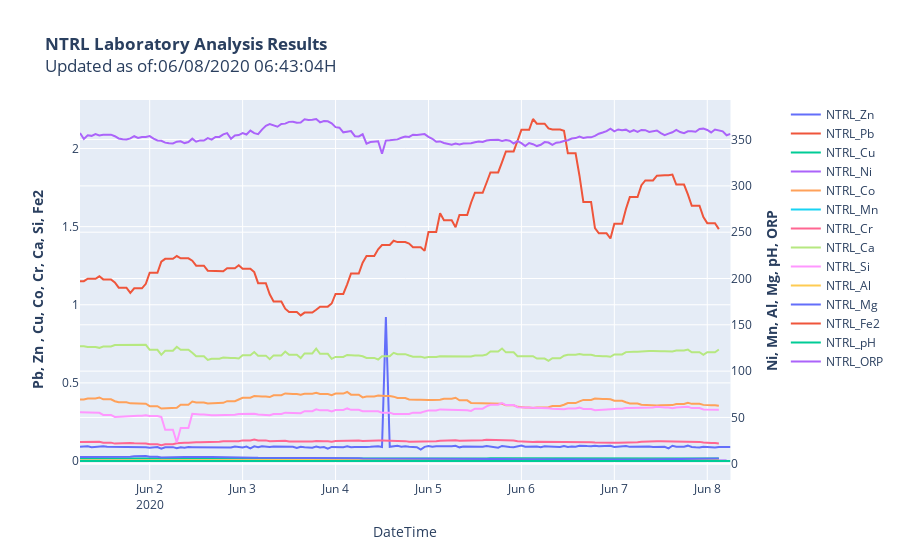
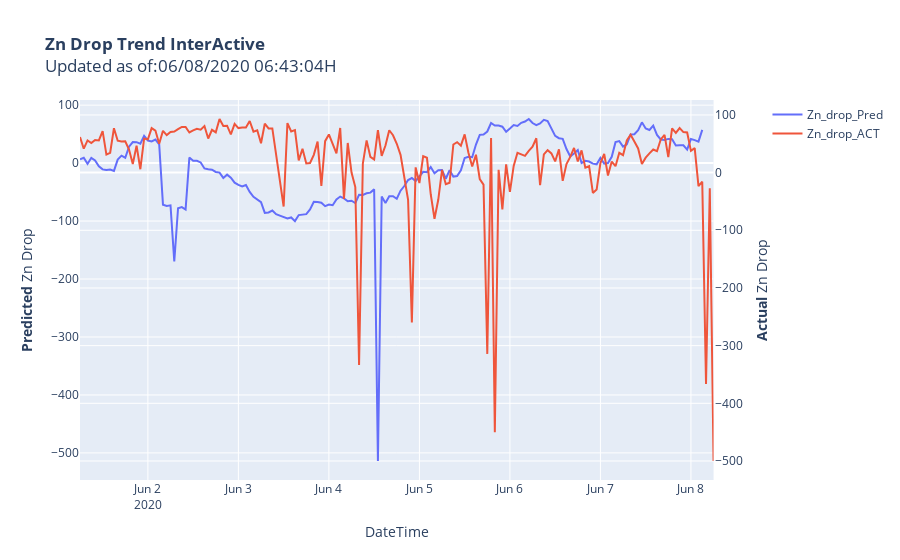
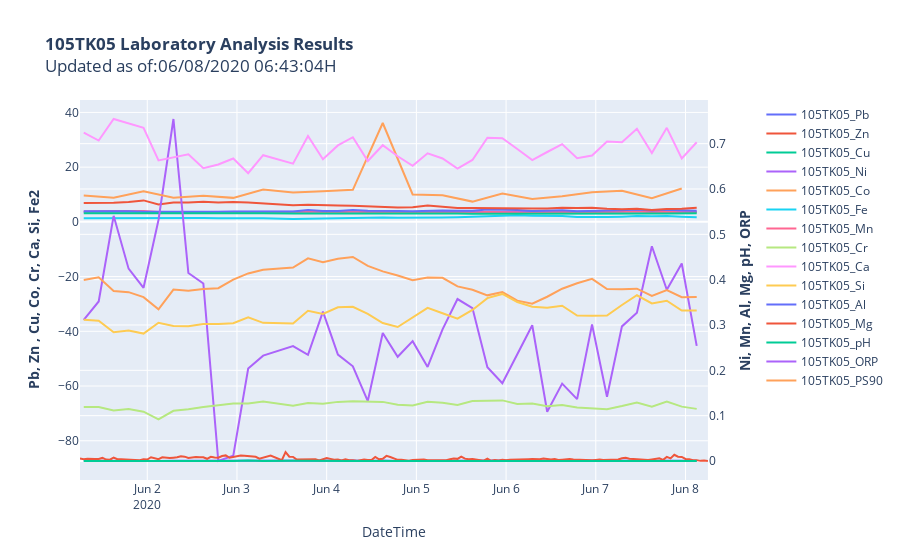

Write notebook code for charts like these, in order.
### Code cell
#fcn dfn
import plotly.graph_objects as go
from plotly.subplots import make_subplots
# Create figure with secondary y-axis

fig = make_subplots(specs=[[{"secondary_y": True}]])
# fig Add traces to fig
fig.add_trace(go.Scatter(x=y_Zn_ntrl.index, y=y_Zn_ntrl, name="NTRL_Zn"), secondary_y=False,)
fig.add_trace(go.Scatter(x=y_Pb_ntrl.index, y=y_Pb_ntrl, name="NTRL_Pb"), secondary_y=False,)
fig.add_trace(go.Scatter(x=y_Cu_ntrl.index, y=y_Cu_ntrl, name="NTRL_Cu"), secondary_y=False,)
fig.add_trace(go.Scatter(x=y_Ni_ntrl.index, y=y_Ni_ntrl, name="NTRL_Ni"), secondary_y=True,)
fig.add_trace(go.Scatter(x=y_Co_ntrl.index, y=y_Co_ntrl, name="NTRL_Co"), secondary_y=False,)
fig.add_trace(go.Scatter(x=y_Mn_ntrl.index, y=y_Mn_ntrl, name="NTRL_Mn"), secondary_y=True,)
fig.add_trace(go.Scatter(x=y_Cr_ntrl.index, y=y_Cr_ntrl, name="NTRL_Cr"), secondary_y=False,)
fig.add_trace(go.Scatter(x=y_Ca_ntrl.index, y=y_Ca_ntrl, name="NTRL_Ca"), secondary_y=False,)
fig.add_trace(go.Scatter(x=y_Si_ntrl.index, y=y_Si_ntrl, name="NTRL_Si"), secondary_y=False,)
fig.add_trace(go.Scatter(x=y_Al_ntrl.index, y=y_Al_ntrl, name="NTRL_Al"), secondary_y=True,)
fig.add_trace(go.Scatter(x=y_Mg_ntrl.index, y=y_Mg_ntrl, name="NTRL_Mg"), secondary_y=True,)
fig.add_trace(go.Scatter(x=y_Fe2_ntrl.index, y=y_Fe2_ntrl, name="NTRL_Fe2"), secondary_y=False,)
fig.add_trace(go.Scatter(x=y_pH_ntrl.index, y=y_pH_ntrl, name="NTRL_pH"), secondary_y=True,)
fig.add_trace(go.Scatter(x=y_ORP_ntrl.index, y=y_ORP_ntrl, name="NTRL_ORP"), secondary_y=True,)

#title_plot = 'Zn Drop Trend InterActive \n' + '\n Updated as of: ' + str(datetime.datetime.now())
t = datetime.datetime.now()
title_plot = "<b>NTRL Laboratory Analysis Results</b>" + '<br>' + 'Updated as of:' + str(t.strftime("%m/%d/%Y %H:%M:%S"))+'H'
# Add figure title
fig.update_layout(title_text=title_plot)
# Set x-axis title
fig.update_xaxes(title_text="DateTime")
# Set y-axes titles
fig.update_yaxes(title_text="<b>Pb, Zn , Cu, Co, Cr, Ca, Si, Fe2</b>", secondary_y=False)
fig.update_yaxes(title_text="<b>Ni, Mn, Al, Mg, pH, ORP</b>", secondary_y=True)
fig.show()

#-------fig2-------
fig2 = make_subplots(specs=[[{"secondary_y": True}]])
# fig2 Add traces
fig2.add_trace(go.Scatter(x=y.index, y=y, name="Zn_drop_Pred"), secondary_y=False,)
fig2.add_trace(go.Scatter(x=MS_y.index, y=MS_y, name="Zn_drop_ACT"),secondary_y=True,)
title_plot2 = "<b>Zn Drop Trend InterActive</b>" + '<br>' + 'Updated as of:' + str(t.strftime("%m/%d/%Y %H:%M:%S"))+'H'
fig2.update_layout(title_text=title_plot2) # Adds figure title
fig2.update_xaxes(title_text="DateTime") # Set x-axis title
fig2.update_yaxes(title_text="<b>Predicted</b> Zn Drop", secondary_y=False) # Set y-axes titles primary axis
fig2.update_yaxes(title_text="<b>Actual</b> Zn Drop", secondary_y=True)    # Set y-axes titles secondary axis
fig2.show()
#----------------
#------fig3------
fig3 = make_subplots(specs=[[{"secondary_y": True}]])
# fig3 Add traces to fig
#---example of how the add_trace syntax looks like
#fig3.add_trace(go.Scatter(x=DeZn_TK05_Pb_df.index, y=DeZn_TK05_Pb_df['105TK05_Pb'], name="105TK05_Pb"), secondary_y=True,)

generate_add_trace(fig3, DeZn_TK05_Pb_df, True)
generate_add_trace(fig3, DeZn_TK05_Zn_df, True)
generate_add_trace(fig3, DeZn_TK05_Cu_df, True)
generate_add_trace(fig3, DeZn_TK05_Ni_df, False)
generate_add_trace(fig3, DeZn_TK05_Co_df, True)
generate_add_trace(fig3, DeZn_TK05_Fe2_df, False)
generate_add_trace(fig3, DeZn_TK05_Mn_df, False)
generate_add_trace(fig3, DeZn_TK05_Cr_df, True)
generate_add_trace(fig3, DeZn_TK05_Ca_df, True)
generate_add_trace(fig3, DeZn_TK05_Si_df, True)
generate_add_trace(fig3, DeZn_TK05_Al_df, False)
generate_add_trace(fig3, DeZn_TK05_Mg_df, False)
generate_add_trace(fig3, DeZn_TK05_pH_df, False)
generate_add_trace(fig3, DeZn_TK05_ORP_df, False)
generate_add_trace(fig3, DeZn_TK05_PS90_df, False)

#title_plot = 'Zn Drop Trend InterActive \n' + '\n Updated as of: ' + str(datetime.datetime.now())
title_plot3 = "<b>105TK05 Laboratory Analysis Results</b>" + '<br>' + 'Updated as of:' + str(t.strftime("%m/%d/%Y %H:%M:%S"))+'H'
# Add figure title and label
fig3.update_layout(title_text=title_plot3)
fig3.update_xaxes(title_text="DateTime") # Set x-axis title
fig3.update_yaxes(title_text="<b>Pb, Zn , Cu, Co, Cr, Ca, Si, Fe2</b>", secondary_y=False) # Set y-axes titles primary axis
fig3.update_yaxes(title_text="<b>Ni, Mn, Al, Mg, pH, ORP</b>", secondary_y=True) # Set y-axes titles secondary axis
fig3.show()
#----------------
#------fig4------
fig4 = make_subplots(specs=[[{"secondary_y": True}]])
# fig4 Add traces to fig
generate_add_trace(fig4, DeZn_TK03_105TK03_Zn_df, True)
generate_add_trace(fig4, DeZn_TK03_105TK03_Zn_Change_Ratio_df, False)
generate_add_trace(fig4, DeZn_TK03_105TK05_Zn_df, True)
generate_add_trace(fig4, DeZn_TK03_106TK01_Zn_df, True)
generate_add_trace(fig4, DeZn_TK03_106TK01_ZnNi_df, True)
generate_add_trace(fig4, DeZn_TK03_106TK01_Zn_DropRate_df, False)
generate_add_trace(fig4, DeZn_TK03_106VE04_Znprcnt_df, True)
generate_add_trace(fig4, DeZn_TK03_106TH01_Znprcnt_df, True)
generate_add_trace(fig4, DeZn_TK03_104PU01_Ni_df, False)
generate_add_trace(fig4, DeZn_TK03_105TK05_Ni_df, False)
generate_add_trace(fig4, DeZn_TK03_Ni_Loss_TK05_df, True)

#title_plot = 'Zn Drop Trend InterActive \n' + '\n Updated as of: ' + str(datetime.datetime.now())
title_plot4 = "<b>105TK03 Laboratory Analysis Results</b>" + '<br>' + 'Updated as of:' + str(t.strftime("%m/%d/%Y %H:%M:%S"))+'H'
# Add figure title and label
fig4.update_layout(title_text=title_plot4)
fig4.update_xaxes(title_text="DateTime") # Set x-axis title
fig4.update_yaxes(title_text="TK03_Zn, TK05_Zn , 106TK01_Zn, 106TK01_Zn/Ni, VE04_Zn%, 106TH01_Zn%, Ni_Loss", secondary_y=False) # Set y-axes titles primary axis
fig4.update_yaxes(title_text="Zn_ChangeRatio, 106TK01_Zn_DropRate, 104PU01_Ni, Mg, 105TK05_Ni, Ni_Loss_TK05", secondary_y=True) # Set y-axes titles secondary axis

with open(r'\\THGOBNA002\thpal\05 Production\150 DCS\Miscellaneous\InterActive Plots.html', 'w') as f:
    f.write(fig.to_html(full_html=False, include_plotlyjs='cdn'))
    f.write(fig2.to_html(full_html=False, include_plotlyjs='cdn'))
    f.write(fig3.to_html(full_html=False, include_plotlyjs='cdn'))
    f.write(fig4.to_html(full_html=False, include_plotlyjs='cdn'))

### Figure 1 — Plotly figure (JSON) as saved in the notebook; plotly's stock layout.template omitted (floating-point values rounded to 4 significant figures; data arrays with more than 128 entries replaced by an {"elided": "..."} marker saying what was removed)
{"data": [{"name": "NTRL_Zn", "type": "scatter", "x": {"elided": "169 str values"}, "xaxis": "x", "y": {"elided": "169 float values"}, "yaxis": "y"}, {"name": "NTRL_Pb", "type": "scatter", "x": {"elided": "169 str values"}, "xaxis": "x", "y": {"elided": "169 float values"}, "yaxis": "y"}, {"name": "NTRL_Cu", "type": "scatter", "x": {"elided": "169 str values"}, "xaxis": "x", "y": {"elided": "169 float values"}, "yaxis": "y"}, {"name": "NTRL_Ni", "type": "scatter", "x": {"elided": "169 str values"}, "xaxis": "x", "y": {"elided": "169 float values"}, "yaxis": "y2"}, {"name": "NTRL_Co", "type": "scatter", "x": {"elided": "169 str values"}, "xaxis": "x", "y": {"elided": "169 float values"}, "yaxis": "y"}, {"name": "NTRL_Mn", "type": "scatter", "x": {"elided": "169 str values"}, "xaxis": "x", "y": {"elided": "169 float values"}, "yaxis": "y2"}, {"name": "NTRL_Cr", "type": "scatter", "x": {"elided": "169 str values"}, "xaxis": "x", "y": {"elided": "169 float values"}, "yaxis": "y"}, {"name": "NTRL_Ca", "type": "scatter", "x": {"elided": "169 str values"}, "xaxis": "x", "y": {"elided": "169 float values"}, "yaxis": "y"}, {"name": "NTRL_Si", "type": "scatter", "x": {"elided": "169 str values"}, "xaxis": "x", "y": {"elided": "169 float values"}, "yaxis": "y"}, {"name": "NTRL_Al", "type": "scatter", "x": {"elided": "169 str values"}, "xaxis": "x", "y": {"elided": "169 float values"}, "yaxis": "y2"}, {"name": "NTRL_Mg", "type": "scatter", "x": {"elided": "169 str values"}, "xaxis": "x", "y": {"elided": "169 float values"}, "yaxis": "y2"}, {"name": "NTRL_Fe2", "type": "scatter", "x": {"elided": "169 str values"}, "xaxis": "x", "y": {"elided": "169 float values"}, "yaxis": "y"}, {"name": "NTRL_pH", "type": "scatter", "x": {"elided": "169 str values"}, "xaxis": "x", "y": {"elided": "169 float values"}, "yaxis": "y2"}, {"name": "NTRL_ORP", "type": "scatter", "x": {"elided": "169 str values"}, "xaxis": "x", "y": {"elided": "169 float values"}, "yaxis": "y2"}], "layout": {"title": {"text": "<b>NTRL Laboratory Analysis Results</b><br>Updated as of:06/08/2020 06:43:04H"}, "xaxis": {"anchor": "y", "domain": [0, 0.94], "title": {"text": "DateTime"}}, "yaxis": {"anchor": "x", "domain": [0, 1], "title": {"text": "<b>Pb, Zn , Cu, Co, Cr, Ca, Si, Fe2</b>"}}, "yaxis2": {"anchor": "x", "overlaying": "y", "side": "right", "title": {"text": "<b>Ni, Mn, Al, Mg, pH, ORP</b>"}}}}

### Figure 2 — Plotly figure (JSON) as saved in the notebook; plotly's stock layout.template omitted (floating-point values rounded to 4 significant figures; data arrays with more than 128 entries replaced by an {"elided": "..."} marker saying what was removed)
{"data": [{"name": "Zn_drop_Pred", "type": "scatter", "x": {"elided": "166 str values"}, "xaxis": "x", "y": {"elided": "166 float values"}, "yaxis": "y"}, {"name": "Zn_drop_ACT", "type": "scatter", "x": {"elided": "167 str values"}, "xaxis": "x", "y": {"elided": "167 float values"}, "yaxis": "y2"}], "layout": {"title": {"text": "<b>Zn Drop Trend InterActive</b><br>Updated as of:06/08/2020 06:43:04H"}, "xaxis": {"anchor": "y", "domain": [0, 0.94], "title": {"text": "DateTime"}}, "yaxis": {"anchor": "x", "domain": [0, 1], "title": {"text": "<b>Predicted</b> Zn Drop"}}, "yaxis2": {"anchor": "x", "overlaying": "y", "side": "right", "title": {"text": "<b>Actual</b> Zn Drop"}}}}

### Figure 3 — Plotly figure (JSON) as saved in the notebook; plotly's stock layout.template omitted (floating-point values rounded to 4 significant figures; data arrays with more than 128 entries replaced by an {"elided": "..."} marker saying what was removed)
{"data": [{"name": "105TK05_Pb", "type": "scatter", "x": ["2020-06-01T07:00:00", "2020-06-01T11:00:00", "2020-06-01T15:00:00", "2020-06-01T19:00:00", "2020-06-01T23:00:00", "2020-06-02T03:00:00", "2020-06-02T07:00:00", "2020-06-02T11:00:00", "2020-06-02T15:00:00", "2020-06-02T19:00:00", "2020-06-02T23:00:00", "2020-06-03T03:00:00", "2020-06-03T07:00:00", "2020-06-03T15:00:00", "2020-06-03T19:00:00", "2020-06-03T23:00:00", "2020-06-04T03:00:00", "2020-06-04T07:00:00", "2020-06-04T11:00:00", "2020-06-04T15:00:00", "2020-06-04T19:00:00", "2020-06-04T23:00:00", "2020-06-05T03:00:00", "2020-06-05T07:00:00", "2020-06-05T11:00:00", "2020-06-05T15:00:00", "2020-06-05T19:00:00", "2020-06-05T23:00:00", "2020-06-06T03:00:00", "2020-06-06T07:00:00", "2020-06-06T11:00:00", "2020-06-06T15:00:00", "2020-06-06T19:00:00", "2020-06-06T23:00:00", "2020-06-07T03:00:00", "2020-06-07T07:00:00", "2020-06-07T11:00:00", "2020-06-07T15:00:00", "2020-06-07T19:00:00", "2020-06-07T23:00:00", "2020-06-08T03:00:00"], "xaxis": "x", "y": [0.0003, 0, 0.0002, 0.0005, 0.0003, 0, 0.0006, 0.0007, 0.0008, 0, 0.0008, 0.0003, 0.0009, 0.0011, 0.0016, 0.001, 0.001, 0.0009, 0, 0.0012, 0, 0.0003, 0.0008, 0.0012, 0.0009, 0.0011, 0.0009, 0.0012, 0.0009, 0.001, 0.0005, 0.0001, 0.0009, 0.0006, 0.0009, 0.0008, 0.0009, 0.0011, 0.0012, 0.0007, 0.0006], "yaxis": "y2"}, {"name": "105TK05_Zn", "type": "scatter", "x": {"elided": "167 str values"}, "xaxis": "x", "y": {"elided": "167 float values"}, "yaxis": "y2"}, {"name": "105TK05_Cu", "type": "scatter", "x": ["2020-06-01T07:00:00", "2020-06-01T11:00:00", "2020-06-01T15:00:00", "2020-06-01T19:00:00", "2020-06-01T23:00:00", "2020-06-02T03:00:00", "2020-06-02T07:00:00", "2020-06-02T11:00:00", "2020-06-02T15:00:00", "2020-06-02T19:00:00", "2020-06-02T23:00:00", "2020-06-03T03:00:00", "2020-06-03T07:00:00", "2020-06-03T15:00:00", "2020-06-03T19:00:00", "2020-06-03T23:00:00", "2020-06-04T03:00:00", "2020-06-04T07:00:00", "2020-06-04T11:00:00", "2020-06-04T15:00:00", "2020-06-04T19:00:00", "2020-06-04T23:00:00", "2020-06-05T03:00:00", "2020-06-05T07:00:00", "2020-06-05T11:00:00", "2020-06-05T15:00:00", "2020-06-05T19:00:00", "2020-06-05T23:00:00", "2020-06-06T03:00:00", "2020-06-06T07:00:00", "2020-06-06T11:00:00", "2020-06-06T15:00:00", "2020-06-06T19:00:00", "2020-06-06T23:00:00", "2020-06-07T03:00:00", "2020-06-07T07:00:00", "2020-06-07T11:00:00", "2020-06-07T15:00:00", "2020-06-07T19:00:00", "2020-06-07T23:00:00", "2020-06-08T03:00:00"], "xaxis": "x", "y": [0.0001, 0, 0, 0, 0.0001, 0.0005, 0, 0, 0.0002, 0, 0, 0.0011, 0, 0.0005, 0, 0, 0, 0, 0, 0, 0, 0.0004, 0, 0, 0, 0, 0.0007, 0, 0, 0, 0, 0, 0, 0, 0, 0, 0, 0, 0.0001, 0, 0], "yaxis": "y2"}, {"name": "105TK05_Ni", "type": "scatter", "x": ["2020-06-01T07:00:00", "2020-06-01T11:00:00", "2020-06-01T15:00:00", "2020-06-01T19:00:00", "2020-06-01T23:00:00", "2020-06-02T03:00:00", "2020-06-02T07:00:00", "2020-06-02T11:00:00", "2020-06-02T15:00:00", "2020-06-02T19:00:00", "2020-06-02T23:00:00", "2020-06-03T03:00:00", "2020-06-03T07:00:00", "2020-06-03T15:00:00", "2020-06-03T19:00:00", "2020-06-03T23:00:00", "2020-06-04T03:00:00", "2020-06-04T07:00:00", "2020-06-04T11:00:00", "2020-06-04T15:00:00", "2020-06-04T19:00:00", "2020-06-04T23:00:00", "2020-06-05T03:00:00", "2020-06-05T07:00:00", "2020-06-05T11:00:00", "2020-06-05T15:00:00", "2020-06-05T19:00:00", "2020-06-05T23:00:00", "2020-06-06T03:00:00", "2020-06-06T07:00:00", "2020-06-06T11:00:00", "2020-06-06T15:00:00", "2020-06-06T19:00:00", "2020-06-06T23:00:00", "2020-06-07T03:00:00", "2020-06-07T07:00:00", "2020-06-07T11:00:00", "2020-06-07T15:00:00", "2020-06-07T19:00:00", "2020-06-07T23:00:00", "2020-06-08T03:00:00"], "xaxis": "x", "y": [3.636, 3.793, 3.82, 3.669, 3.595, 3.516, 3.642, 3.568, 3.632, 3.61, 3.661, 3.719, 3.719, 3.652, 3.694, 3.774, 3.808, 3.752, 3.763, 3.676, 3.596, 3.588, 3.707, 3.716, 3.672, 3.62, 3.629, 3.598, 3.661, 3.575, 3.784, 3.747, 3.84, 3.924, 3.747, 3.763, 3.964, 3.846, 3.821, 3.67, 3.611], "yaxis": "y"}, {"name": "105TK05_Co", "type": "scatter", "x": ["2020-06-01T07:00:00", "2020-06-01T11:00:00", "2020-06-01T15:00:00", "2020-06-01T19:00:00", "2020-06-01T23:00:00", "2020-06-02T03:00:00", "2020-06-02T07:00:00", "2020-06-02T11:00:00", "2020-06-02T15:00:00", "2020-06-02T19:00:00", "2020-06-02T23:00:00", "2020-06-03T03:00:00", "2020-06-03T07:00:00", "2020-06-03T15:00:00", "2020-06-03T19:00:00", "2020-06-03T23:00:00", "2020-06-04T03:00:00", "2020-06-04T07:00:00", "2020-06-04T11:00:00", "2020-06-04T15:00:00", "2020-06-04T19:00:00", "2020-06-04T23:00:00", "2020-06-05T03:00:00", "2020-06-05T07:00:00", "2020-06-05T11:00:00", "2020-06-05T15:00:00", "2020-06-05T19:00:00", "2020-06-05T23:00:00", "2020-06-06T03:00:00", "2020-06-06T07:00:00", "2020-06-06T11:00:00", "2020-06-06T15:00:00", "2020-06-06T19:00:00", "2020-06-06T23:00:00", "2020-06-07T03:00:00", "2020-06-07T07:00:00", "2020-06-07T11:00:00", "2020-06-07T15:00:00", "2020-06-07T19:00:00", "2020-06-07T23:00:00", "2020-06-08T03:00:00"], "xaxis": "x", "y": [0.3992, 0.4051, 0.3752, 0.3725, 0.3615, 0.3347, 0.3781, 0.3758, 0.3796, 0.3811, 0.4002, 0.4138, 0.422, 0.4268, 0.4469, 0.4383, 0.4462, 0.4501, 0.4304, 0.4182, 0.4092, 0.399, 0.4045, 0.4041, 0.3851, 0.3776, 0.3654, 0.3725, 0.3538, 0.3471, 0.3623, 0.3801, 0.3921, 0.4019, 0.3794, 0.3788, 0.3802, 0.3641, 0.3771, 0.3612, 0.3617], "yaxis": "y2"}, {"name": "105TK05_Fe", "type": "scatter", "x": ["2020-06-01T07:00:00", "2020-06-01T11:00:00", "2020-06-01T15:00:00", "2020-06-01T19:00:00", "2020-06-01T23:00:00", "2020-06-02T03:00:00", "2020-06-02T07:00:00", "2020-06-02T11:00:00", "2020-06-02T15:00:00", "2020-06-02T19:00:00", "2020-06-02T23:00:00", "2020-06-03T03:00:00", "2020-06-03T07:00:00", "2020-06-03T15:00:00", "2020-06-03T19:00:00", "2020-06-03T23:00:00", "2020-06-04T03:00:00", "2020-06-04T07:00:00", "2020-06-04T11:00:00", "2020-06-04T15:00:00", "2020-06-04T19:00:00", "2020-06-04T23:00:00", "2020-06-05T03:00:00", "2020-06-05T07:00:00", "2020-06-05T11:00:00", "2020-06-05T15:00:00", "2020-06-05T19:00:00", "2020-06-05T23:00:00", "2020-06-06T03:00:00", "2020-06-06T07:00:00", "2020-06-06T11:00:00", "2020-06-06T15:00:00", "2020-06-06T19:00:00", "2020-06-06T23:00:00", "2020-06-07T03:00:00", "2020-06-07T07:00:00", "2020-06-07T11:00:00", "2020-06-07T15:00:00", "2020-06-07T19:00:00", "2020-06-07T23:00:00", "2020-06-08T03:00:00"], "xaxis": "x", "y": [1.31, 1.348, 1.375, 1.402, 1.333, 1.235, 1.396, 1.432, 1.385, 1.359, 1.394, 1.346, 1.301, 1.061, 1.186, 1.144, 1.202, 1.448, 1.467, 1.586, 1.525, 1.462, 1.525, 1.58, 1.66, 1.842, 2.213, 2.313, 2.38, 2.259, 2.243, 2.188, 1.804, 1.648, 1.739, 1.904, 2.124, 2.021, 2.142, 1.881, 1.666], "yaxis": "y"}, {"name": "105TK05_Mn", "type": "scatter", "x": ["2020-06-01T07:00:00", "2020-06-01T11:00:00", "2020-06-01T15:00:00", "2020-06-01T19:00:00", "2020-06-01T23:00:00", "2020-06-02T03:00:00", "2020-06-02T07:00:00", "2020-06-02T11:00:00", "2020-06-02T15:00:00", "2020-06-02T19:00:00", "2020-06-02T23:00:00", "2020-06-03T03:00:00", "2020-06-03T07:00:00", "2020-06-03T15:00:00", "2020-06-03T19:00:00", "2020-06-03T23:00:00", "2020-06-04T03:00:00", "2020-06-04T07:00:00", "2020-06-04T11:00:00", "2020-06-04T15:00:00", "2020-06-04T19:00:00", "2020-06-04T23:00:00", "2020-06-05T03:00:00", "2020-06-05T07:00:00", "2020-06-05T11:00:00", "2020-06-05T15:00:00", "2020-06-05T19:00:00", "2020-06-05T23:00:00", "2020-06-06T03:00:00", "2020-06-06T07:00:00", "2020-06-06T11:00:00", "2020-06-06T15:00:00", "2020-06-06T19:00:00", "2020-06-06T23:00:00", "2020-06-07T03:00:00", "2020-06-07T07:00:00", "2020-06-07T11:00:00", "2020-06-07T15:00:00", "2020-06-07T19:00:00", "2020-06-07T23:00:00", "2020-06-08T03:00:00"], "xaxis": "x", "y": [3.771, 3.866, 3.971, 4.028, 3.981, 3.599, 3.544, 3.584, 3.481, 3.471, 3.566, 3.423, 3.577, 3.472, 3.803, 3.553, 3.401, 3.781, 3.496, 3.581, 3.462, 3.375, 3.497, 3.462, 3.332, 3.301, 3.59, 3.589, 3.462, 3.25, 3.411, 3.57, 3.423, 3.491, 3.679, 3.582, 3.773, 3.501, 3.703, 3.438, 3.529], "yaxis": "y"}, {"name": "105TK05_Cr", "type": "scatter", "x": ["2020-06-01T07:00:00", "2020-06-01T11:00:00", "2020-06-01T15:00:00", "2020-06-01T19:00:00", "2020-06-01T23:00:00", "2020-06-02T03:00:00", "2020-06-02T07:00:00", "2020-06-02T11:00:00", "2020-06-02T15:00:00", "2020-06-02T19:00:00", "2020-06-02T23:00:00", "2020-06-03T03:00:00", "2020-06-03T07:00:00", "2020-06-03T15:00:00", "2020-06-03T19:00:00", "2020-06-03T23:00:00", "2020-06-04T03:00:00", "2020-06-04T07:00:00", "2020-06-04T11:00:00", "2020-06-04T15:00:00", "2020-06-04T19:00:00", "2020-06-04T23:00:00", "2020-06-05T03:00:00", "2020-06-05T07:00:00", "2020-06-05T11:00:00", "2020-06-05T15:00:00", "2020-06-05T19:00:00", "2020-06-05T23:00:00", "2020-06-06T03:00:00", "2020-06-06T07:00:00", "2020-06-06T11:00:00", "2020-06-06T15:00:00", "2020-06-06T19:00:00", "2020-06-06T23:00:00", "2020-06-07T03:00:00", "2020-06-07T07:00:00", "2020-06-07T11:00:00", "2020-06-07T15:00:00", "2020-06-07T19:00:00", "2020-06-07T23:00:00", "2020-06-08T03:00:00"], "xaxis": "x", "y": [0.1189, 0.1192, 0.1116, 0.1148, 0.1088, 0.0917, 0.1107, 0.114, 0.1191, 0.1231, 0.127, 0.1268, 0.1313, 0.1217, 0.1277, 0.1265, 0.1304, 0.1316, 0.1315, 0.1304, 0.1239, 0.1225, 0.1305, 0.1284, 0.1238, 0.1321, 0.1328, 0.1337, 0.1257, 0.1269, 0.1206, 0.1233, 0.1179, 0.1168, 0.1143, 0.1212, 0.129, 0.1197, 0.131, 0.1199, 0.115], "yaxis": "y2"}, {"name": "105TK05_Ca", "type": "scatter", "x": ["2020-06-01T07:00:00", "2020-06-01T11:00:00", "2020-06-01T15:00:00", "2020-06-01T19:00:00", "2020-06-01T23:00:00", "2020-06-02T03:00:00", "2020-06-02T07:00:00", "2020-06-02T11:00:00", "2020-06-02T15:00:00", "2020-06-02T19:00:00", "2020-06-02T23:00:00", "2020-06-03T03:00:00", "2020-06-03T07:00:00", "2020-06-03T15:00:00", "2020-06-03T19:00:00", "2020-06-03T23:00:00", "2020-06-04T03:00:00", "2020-06-04T07:00:00", "2020-06-04T11:00:00", "2020-06-04T15:00:00", "2020-06-04T19:00:00", "2020-06-04T23:00:00", "2020-06-05T03:00:00", "2020-06-05T07:00:00", "2020-06-05T11:00:00", "2020-06-05T15:00:00", "2020-06-05T19:00:00", "2020-06-05T23:00:00", "2020-06-06T03:00:00", "2020-06-06T07:00:00", "2020-06-06T11:00:00", "2020-06-06T15:00:00", "2020-06-06T19:00:00", "2020-06-06T23:00:00", "2020-06-07T03:00:00", "2020-06-07T07:00:00", "2020-06-07T11:00:00", "2020-06-07T15:00:00", "2020-06-07T19:00:00", "2020-06-07T23:00:00", "2020-06-08T03:00:00"], "xaxis": "x", "y": [0.7246, 0.7069, 0.7544, 0.744, 0.735, 0.663, 0.6706, 0.6766, 0.646, 0.654, 0.6672, 0.6349, 0.6745, 0.656, 0.7168, 0.6657, 0.6961, 0.7142, 0.6617, 0.6966, 0.6722, 0.651, 0.6787, 0.6673, 0.6448, 0.664, 0.7131, 0.712, 0.6882, 0.6639, 0.6816, 0.699, 0.6678, 0.674, 0.7048, 0.7033, 0.7328, 0.6795, 0.7349, 0.6674, 0.703], "yaxis": "y2"}, {"name": "105TK05_Si", "type": "scatter", "x": ["2020-06-01T07:00:00", "2020-06-01T11:00:00", "2020-06-01T15:00:00", "2020-06-01T19:00:00", "2020-06-01T23:00:00", "2020-06-02T03:00:00", "2020-06-02T07:00:00", "2020-06-02T11:00:00", "2020-06-02T15:00:00", "2020-06-02T19:00:00", "2020-06-02T23:00:00", "2020-06-03T03:00:00", "2020-06-03T07:00:00", "2020-06-03T15:00:00", "2020-06-03T19:00:00", "2020-06-03T23:00:00", "2020-06-04T03:00:00", "2020-06-04T07:00:00", "2020-06-04T11:00:00", "2020-06-04T15:00:00", "2020-06-04T19:00:00", "2020-06-04T23:00:00", "2020-06-05T03:00:00", "2020-06-05T07:00:00", "2020-06-05T11:00:00", "2020-06-05T15:00:00", "2020-06-05T19:00:00", "2020-06-05T23:00:00", "2020-06-06T03:00:00", "2020-06-06T07:00:00", "2020-06-06T11:00:00", "2020-06-06T15:00:00", "2020-06-06T19:00:00", "2020-06-06T23:00:00", "2020-06-07T03:00:00", "2020-06-07T07:00:00", "2020-06-07T11:00:00", "2020-06-07T15:00:00", "2020-06-07T19:00:00", "2020-06-07T23:00:00", "2020-06-08T03:00:00"], "xaxis": "x", "y": [0.3115, 0.3093, 0.2839, 0.2878, 0.2811, 0.3049, 0.298, 0.2973, 0.3022, 0.3022, 0.304, 0.3169, 0.3047, 0.3035, 0.3312, 0.3244, 0.3391, 0.3402, 0.3246, 0.3044, 0.2956, 0.3165, 0.3378, 0.3258, 0.314, 0.3332, 0.3592, 0.3685, 0.3506, 0.3404, 0.3379, 0.3424, 0.321, 0.3206, 0.3207, 0.3442, 0.3656, 0.3475, 0.3535, 0.3319, 0.3321], "yaxis": "y2"}, {"name": "105TK05_Al", "type": "scatter", "x": ["2020-06-01T07:00:00", "2020-06-01T11:00:00", "2020-06-01T15:00:00", "2020-06-01T19:00:00", "2020-06-01T23:00:00", "2020-06-02T03:00:00", "2020-06-02T07:00:00", "2020-06-02T11:00:00", "2020-06-02T15:00:00", "2020-06-02T19:00:00", "2020-06-02T23:00:00", "2020-06-03T03:00:00", "2020-06-03T07:00:00", "2020-06-03T15:00:00", "2020-06-03T19:00:00", "2020-06-03T23:00:00", "2020-06-04T03:00:00", "2020-06-04T07:00:00", "2020-06-04T11:00:00", "2020-06-04T15:00:00", "2020-06-04T19:00:00", "2020-06-04T23:00:00", "2020-06-05T03:00:00", "2020-06-05T07:00:00", "2020-06-05T11:00:00", "2020-06-05T15:00:00", "2020-06-05T19:00:00", "2020-06-05T23:00:00", "2020-06-06T03:00:00", "2020-06-06T07:00:00", "2020-06-06T11:00:00", "2020-06-06T15:00:00", "2020-06-06T19:00:00", "2020-06-06T23:00:00", "2020-06-07T03:00:00", "2020-06-07T07:00:00", "2020-06-07T11:00:00", "2020-06-07T15:00:00", "2020-06-07T19:00:00", "2020-06-07T23:00:00", "2020-06-08T03:00:00"], "xaxis": "x", "y": [3.869, 3.903, 4.002, 3.879, 3.678, 3.649, 3.514, 3.571, 3.622, 3.701, 3.82, 3.793, 3.906, 3.833, 4.319, 3.972, 3.952, 4.384, 4.071, 4.13, 3.95, 3.912, 4.054, 4.129, 4.059, 4.061, 4.552, 4.505, 4.305, 3.96, 4.029, 4.259, 3.887, 3.928, 4.13, 4.235, 4.478, 4.16, 4.451, 4.118, 4.051], "yaxis": "y"}, {"name": "105TK05_Mg", "type": "scatter", "x": ["2020-06-01T07:00:00", "2020-06-01T11:00:00", "2020-06-01T15:00:00", "2020-06-01T19:00:00", "2020-06-01T23:00:00", "2020-06-02T03:00:00", "2020-06-02T07:00:00", "2020-06-02T11:00:00", "2020-06-02T15:00:00", "2020-06-02T19:00:00", "2020-06-02T23:00:00", "2020-06-03T03:00:00", "2020-06-03T07:00:00", "2020-06-03T15:00:00", "2020-06-03T19:00:00", "2020-06-03T23:00:00", "2020-06-04T03:00:00", "2020-06-04T07:00:00", "2020-06-04T11:00:00", "2020-06-04T15:00:00", "2020-06-04T19:00:00", "2020-06-04T23:00:00", "2020-06-05T03:00:00", "2020-06-05T07:00:00", "2020-06-05T11:00:00", "2020-06-05T15:00:00", "2020-06-05T19:00:00", "2020-06-05T23:00:00", "2020-06-06T03:00:00", "2020-06-06T07:00:00", "2020-06-06T11:00:00", "2020-06-06T15:00:00", "2020-06-06T19:00:00", "2020-06-06T23:00:00", "2020-06-07T03:00:00", "2020-06-07T07:00:00", "2020-06-07T11:00:00", "2020-06-07T15:00:00", "2020-06-07T19:00:00", "2020-06-07T23:00:00", "2020-06-08T03:00:00"], "xaxis": "x", "y": [6.907, 6.892, 6.973, 7.261, 7.85, 6.324, 7.075, 7.08, 7.375, 7.125, 7.271, 7.051, 6.649, 6.099, 6.276, 5.997, 5.943, 5.878, 5.678, 5.527, 5.255, 5.344, 5.949, 5.482, 5.109, 5.106, 5.001, 4.988, 4.826, 4.905, 4.89, 5.197, 5.11, 5.179, 4.817, 4.641, 4.796, 4.324, 4.733, 4.752, 5.187], "yaxis": "y"}, {"name": "105TK05_pH", "type": "scatter", "x": ["2020-06-01T07:00:00", "2020-06-01T11:00:00", "2020-06-01T15:00:00", "2020-06-01T19:00:00", "2020-06-01T23:00:00", "2020-06-02T03:00:00", "2020-06-02T07:00:00", "2020-06-02T11:00:00", "2020-06-02T15:00:00", "2020-06-02T19:00:00", "2020-06-02T23:00:00", "2020-06-03T03:00:00", "2020-06-03T07:00:00", "2020-06-03T15:00:00", "2020-06-03T19:00:00", "2020-06-03T23:00:00", "2020-06-04T03:00:00", "2020-06-04T07:00:00", "2020-06-04T11:00:00", "2020-06-04T15:00:00", "2020-06-04T19:00:00", "2020-06-04T23:00:00", "2020-06-05T03:00:00", "2020-06-05T07:00:00", "2020-06-05T11:00:00", "2020-06-05T15:00:00", "2020-06-05T19:00:00", "2020-06-05T23:00:00", "2020-06-06T07:00:00", "2020-06-06T11:00:00", "2020-06-06T15:00:00", "2020-06-06T19:00:00", "2020-06-06T23:00:00", "2020-06-07T03:00:00", "2020-06-07T07:00:00", "2020-06-07T11:00:00", "2020-06-07T15:00:00", "2020-06-07T19:00:00", "2020-06-07T23:00:00", "2020-06-08T03:00:00"], "xaxis": "x", "y": [3.13, 3.15, 3.19, 3.13, 3.14, 3.13, 3.15, 3.13, 3.14, 3.1, 3.15, 3.3, 3.14, 3.08, 2.99, 2.98, 3.08, 3.06, 3.14, 3.15, 3.07, 3.05, 3.12, 3.16, 3.07, 3.01, 3.04, 3.06, 3.06, 3.1, 3.14, 3.08, 3.18, 3.09, 3.06, 3.1, 3.09, 3.05, 3.07, 3.19], "yaxis": "y"}, {"name": "105TK05_ORP", "type": "scatter", "x": ["2020-06-01T07:00:00", "2020-06-01T11:00:00", "2020-06-01T15:00:00", "2020-06-01T19:00:00", "2020-06-01T23:00:00", "2020-06-02T03:00:00", "2020-06-02T07:00:00", "2020-06-02T11:00:00", "2020-06-02T15:00:00", "2020-06-02T19:00:00", "2020-06-02T23:00:00", "2020-06-03T03:00:00", "2020-06-03T07:00:00", "2020-06-03T15:00:00", "2020-06-03T19:00:00", "2020-06-03T23:00:00", "2020-06-04T03:00:00", "2020-06-04T07:00:00", "2020-06-04T11:00:00", "2020-06-04T15:00:00", "2020-06-04T19:00:00", "2020-06-04T23:00:00", "2020-06-05T03:00:00", "2020-06-05T07:00:00", "2020-06-05T11:00:00", "2020-06-05T15:00:00", "2020-06-05T19:00:00", "2020-06-05T23:00:00", "2020-06-06T07:00:00", "2020-06-06T11:00:00", "2020-06-06T15:00:00", "2020-06-06T19:00:00", "2020-06-06T23:00:00", "2020-06-07T03:00:00", "2020-06-07T07:00:00", "2020-06-07T11:00:00", "2020-06-07T15:00:00", "2020-06-07T19:00:00", "2020-06-07T23:00:00", "2020-06-08T03:00:00"], "xaxis": "x", "y": [-35.8, -29.1, 2.2, -17.1, -24.1, 0.7, 37.6, -18.7, -22.5, -87.4, -85.5, -53.6, -48.9, -45.4, -48.6, -32.8, -48.5, -52.8, -65.5, -40.6, -49.3, -43.6, -53, -39.3, -28.2, -31.5, -53.1, -59, -37.8, -69.4, -59.1, -64.8, -37.5, -63.9, -38.2, -33.2, -8.9, -24.8, -15.2, -45.3], "yaxis": "y"}, {"name": "105TK05_PS90", "type": "scatter", "x": ["2020-06-01T07:00:00", "2020-06-01T15:00:00", "2020-06-01T23:00:00", "2020-06-02T07:00:00", "2020-06-02T15:00:00", "2020-06-02T23:00:00", "2020-06-03T07:00:00", "2020-06-03T15:00:00", "2020-06-03T23:00:00", "2020-06-04T07:00:00", "2020-06-04T15:00:00", "2020-06-04T23:00:00", "2020-06-05T07:00:00", "2020-06-05T15:00:00", "2020-06-05T23:00:00", "2020-06-06T07:00:00", "2020-06-06T15:00:00", "2020-06-06T23:00:00", "2020-06-07T07:00:00", "2020-06-07T15:00:00", "2020-06-07T23:00:00"], "xaxis": "x", "y": [9.604, 8.81, 11.19, 8.86, 9.572, 8.775, 11.82, 10.73, 11.18, 11.71, 36.14, 10.0, 9.709, 7.41, 10.39, 8.35, 9.358, 10.82, 11.37, 8.614, 12.18], "yaxis": "y"}], "layout": {"title": {"text": "<b>105TK05 Laboratory Analysis Results</b><br>Updated as of:06/08/2020 06:43:04H"}, "xaxis": {"anchor": "y", "domain": [0, 0.94], "title": {"text": "DateTime"}}, "yaxis": {"anchor": "x", "domain": [0, 1], "title": {"text": "<b>Pb, Zn , Cu, Co, Cr, Ca, Si, Fe2</b>"}}, "yaxis2": {"anchor": "x", "overlaying": "y", "side": "right", "title": {"text": "<b>Ni, Mn, Al, Mg, pH, ORP</b>"}}}}
